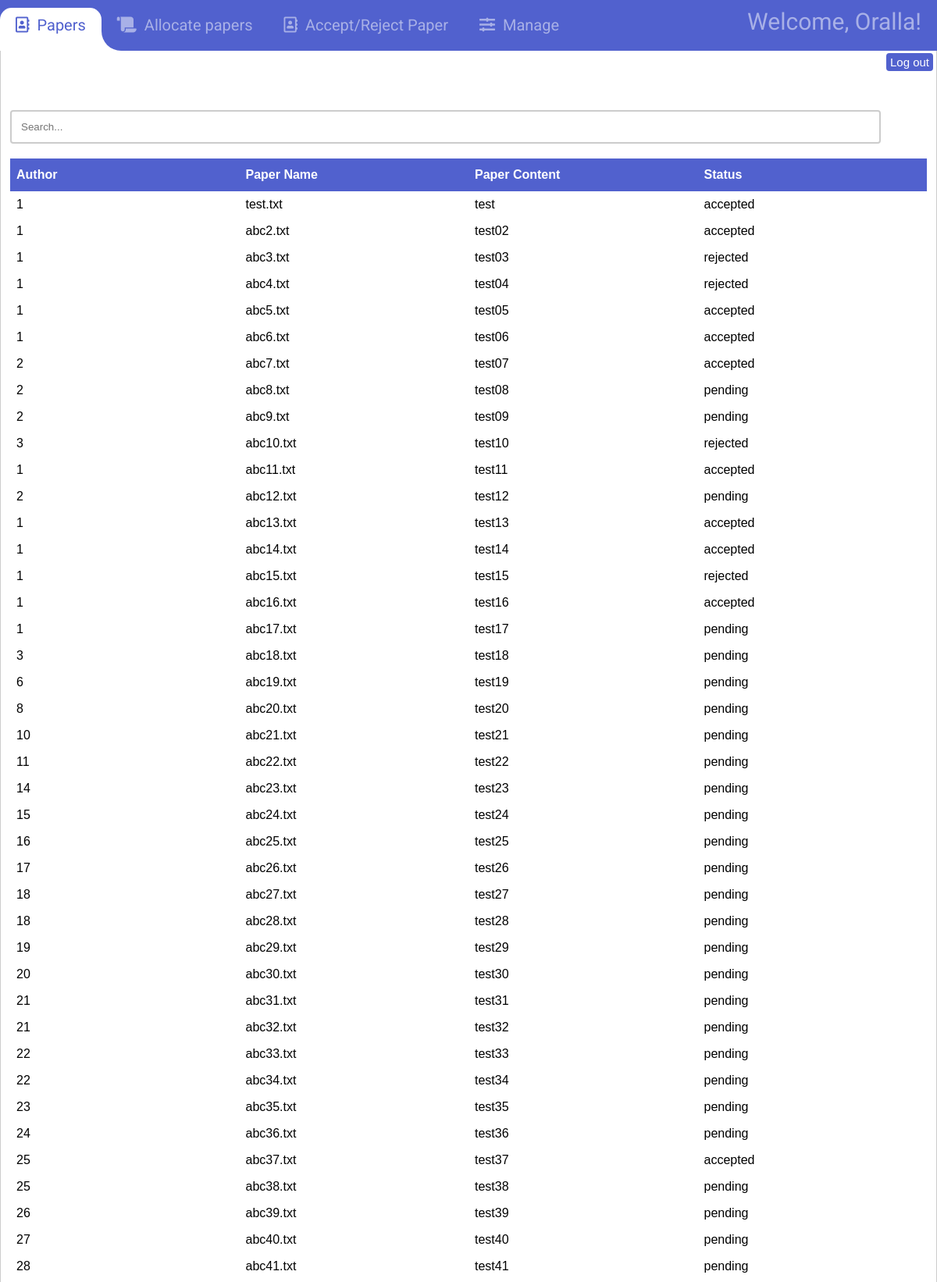
/main/ConferenceChair.php (signed in, upper part), run on the app's committed database.
### tables this page shows
CREATE TABLE `paper` (
  `paper_ID` int(11) NOT NULL AUTO_INCREMENT,
  `paper_Name` varchar(45) NOT NULL,
  `paper_Content` longtext DEFAULT NULL,
  `paper_Status` varchar(45) NOT NULL DEFAULT 'pending',
  `submitted_by_author` int(11) NOT NULL,
  `conference_chair_ID` int(11) DEFAULT NULL,
  PRIMARY KEY (`paper_ID`),
  KEY `paper_FK1_idx` (`conference_chair_ID`),
  KEY `paper_FK2_idx` (`submitted_by_author`),
  CONSTRAINT `paper_FK1` FOREIGN KEY (`conference_chair_ID`) REFERENCES `conference_chair` (`conference_chair_ID`) ON DELETE CASCADE ON UPDATE CASCADE,
  CONSTRAINT `paper_FK2` FOREIGN KEY (`submitted_by_author`) REFERENCES `author` (`author_ID`) ON DELETE CASCADE ON UPDATE CASCADE
);

### main/Entity/PaperEntity.php (called while the page is built, shortened)
<?php
    class Paper {
    function getPapers() {
        $connConfig = new Connection();
        $conn = new mysqli($connConfig->get_servername(), $connConfig->get_username(), $connConfig->get_password(), $connConfig->get_dbname());
		$query = "SELECT submitted_by_author, paper_ID, paper_Name, paper_Content, paper_Status FROM paper";
        $result = $conn->query($query);
        if ($result->num_rows > 0) {
            $row= mysqli_fetch_all($result, MYSQLI_ASSOC);
			return $row;
        }
        return false;
    }
}
?>

### main/Controller/ConferenceChairPendingPaperController.php (called while the page is built, shortened)
<?php
include_once("./Entity/PaperEntity.php");
class conferencePendingPaperController {
    function getPapers() {
        $data = new Paper();
        $row = $data->getPapers();
        return $row;
    }
}
?>

### main/ConferenceChair.php (the view, shortened to what this page needs)
<!DOCTYPE html>
<html lang="en">
<head>
  <link rel='stylesheet' href='https://cdnjs.cloudflare.com/ajax/libs/font-awesome/5.10.2/css/all.css'>
  <link rel="stylesheet" href="style/general.css">
</head>
<body>
<div id="navbar-animmenu">
    <ul class="show-dropdown main-navbar">
        <div class="hori-selector"><div class="left"></div><div class="right"></div></div>
        <li id="papersTab" class="active">
            <a href="javascript:openSegment('papers');"><i class="far fa-address-book"></i>Papers</a>
        </li>
        <li id="allocatePapersTab">
            <a href="javascript:openSegment('allocatePapers');"><i class="fas fa-scroll"></i>Allocate papers</a>
        </li>
        <li id="accept_reject_paperTab">
            <a href="javascript:openSegment('accept_reject_paper');"><i class="far fa-address-book"></i>Accept/Reject Paper</a>
        </li>
        <li id="manageTab">
            <a href="javascript:openSegment('manage');"><i class="fas fa-sliders-h"></i>Manage</a>
        </li>
        <div class="welcome">Welcome, <?php echo $_SESSION["FName"]; ?>!</div>
    </ul>
</div>
<a href="LogOut.php">
  <button class="logoutbutton" id="logoutbutton1">Log out</button>
</a>
<div id="papers" class="tabcontent" style="display:block">
  <br><br><br><br>
  <input type="text" id="paperTableSearch" onkeyup="paperTableSearch()" class="searchbar" placeholder="Search...">
  <br><br>
  <table id="paperTable">
    <thead">
      <th>Author</th>
      <th>Paper Name</th>
      <th>Paper Content</th>
      <th>Status</th>
    <tbody>
      <?php
      function getPapers() {
        include_once("Controller/ConferenceChairPendingPaperController.php");
      }
      $pending_papers = new conferencePendingPaperController();
      $fetchData = $pending_papers->getPapers();
      if (is_array($fetchData)) {
        foreach ($fetchData as $row) {
      ?>
          <tr>
            <td><?php echo $row['submitted_by_author']; ?> </td>
            <td><?php echo $row['paper_Name']; ?> </td>
            <td><?php echo $row['paper_Content']; ?> </td>
            <td><?php echo $row['paper_Status']; ?></td>
          </tr>
          <?php
        }
        } ?>
    </tbody>
  </table>
</div>
      <?php
      function cc_get_pending_paper() {
        include_once("Controller/ConferenceChairPendingPaperController.php");
      }
      ?>
        <?php
        function getARpapers() {
          include_once("Controller/ConferenceChairPendingPaperController.php");
        }
          ?>
</body>
</html>

### main/style/general.css (style rules this page uses)
body { font-family: 'Roboto', sans-serif; }
* { margin: 0; padding: 0; box-sizing: border-box; }
i { margin-right: 10px; }
button { background-color: #5161ce; color: white; padding: 12px 20px; border: none; border-radius: 4px; cursor: pointer; }
table { font-family: Arial, Helvetica, sans-serif; border-collapse: collapse; table-layout: fixed; width: 100%; }
td, th { border: 0px solid #ddd; padding: 8px; }
th { padding-top: 12px; padding-bottom: 12px; text-align: left; background-color: #5161ce; color: white; }
.tabcontent { display: none; padding: 6px 12px; border: 1px solid #ccc; border-top: none; }
.welcome { color: rgba(255,255,255,0.5); text-align: right; float: right; font-size: 30px; display: inline; padding: 0px 20px; position: relative; }
.logoutbutton { float: right; font-size: 15px; padding: 3px 5px; margin: 3px 5px 0px 0px; }
#navbar-animmenu { background: #5161ce; float: left; overflow: hidden; position: relative; padding: 10px 0px; width: 100%; }
#navbar-animmenu ul { padding: 0px; margin: 0px; }
#navbar-animmenu ul li a i { margin-right: 10px; }
#navbar-animmenu li { list-style-type: none; float: left; }
#navbar-animmenu ul li a { color: rgba(255,255,255,0.5); text-decoration: none; font-size: 20px; line-height: 45px; display: block; padding: 0px 20px; transition-duration:0.6s; transition-timing-function: cubic-bezier(0.68, -0.55, 0.265, 1.55); position: relative; }
#navbar-animmenu>ul>li.active>a { color: #5161ce; background-color: transparent; transition: all 0.7s; }
.hori-selector { display:inline-block; position:absolute; height: 100%; top: 10px; left: 0px; transition-duration:0.6s; transition-timing-function: cubic-bezier(0.68, -0.55, 0.265, 1.55); background-color: #fff; border-top-left-radius: 15px; border-top-right-radius: 15px; }
.hori-selector .right, .hori-selector .left { position: absolute; width: 25px; height: 25px; background-color: #fff; bottom: 10px; }
.hori-selector .right { right: -25px; }
.hori-selector .right:before, .hori-selector .left:before { content: ''; position: absolute; width: 50px; height: 50px; border-radius: 50%; background-color: #5161ce; }
.hori-selector .right:before { bottom: 0; right: -25px; }
.popupformcontainer input[type=email], [type=password],[type=text], select { width: 95%; padding: 12px; border: 2px solid #ccc; border-radius: 4px; resize: vertical; }
.formcontainer input[type=email], [type=password],[type=text], select { width: 95%; padding: 12px; border: 2px solid #ccc; border-radius: 4px; resize: vertical; }

### data on the page
paper: submitted_by_author "1", paper_Name "test.txt", paper_Content "test", paper_Status "accepted"
paper: submitted_by_author "1", paper_Name "abc2.txt", paper_Content "test02", paper_Status "accepted"
paper: submitted_by_author "1", paper_Name "abc3.txt", paper_Content "test03", paper_Status "rejected"
paper: submitted_by_author "1", paper_Name "abc4.txt", paper_Content "test04", paper_Status "rejected"
paper: submitted_by_author "1", paper_Name "abc5.txt", paper_Content "test05", paper_Status "accepted"
paper: submitted_by_author "1", paper_Name "abc6.txt", paper_Content "test06", paper_Status "accepted"
paper: submitted_by_author "2", paper_Name "abc7.txt", paper_Content "test07", paper_Status "accepted"
paper: submitted_by_author "2", paper_Name "abc8.txt", paper_Content "test08", paper_Status "pending"
paper: submitted_by_author "2", paper_Name "abc9.txt", paper_Content "test09", paper_Status "pending"
paper: submitted_by_author "3", paper_Name "abc10.txt", paper_Content "test10", paper_Status "rejected"
paper: submitted_by_author "1", paper_Name "abc11.txt", paper_Content "test11", paper_Status "accepted"
paper: submitted_by_author "2", paper_Name "abc12.txt", paper_Content "test12", paper_Status "pending"
paper: submitted_by_author "1", paper_Name "abc13.txt", paper_Content "test13", paper_Status "accepted"
paper: submitted_by_author "1", paper_Name "abc14.txt", paper_Content "test14", paper_Status "accepted"
paper: submitted_by_author "1", paper_Name "abc15.txt", paper_Content "test15", paper_Status "rejected"
paper: submitted_by_author "1", paper_Name "abc16.txt", paper_Content "test16", paper_Status "accepted"
paper: submitted_by_author "1", paper_Name "abc17.txt", paper_Content "test17", paper_Status "pending"
paper: submitted_by_author "3", paper_Name "abc18.txt", paper_Content "test18", paper_Status "pending"
paper: submitted_by_author "6", paper_Name "abc19.txt", paper_Content "test19", paper_Status "pending"
paper: submitted_by_author "8", paper_Name "abc20.txt", paper_Content "test20", paper_Status "pending"
paper: submitted_by_author "10", paper_Name "abc21.txt", paper_Content "test21", paper_Status "pending"
paper: submitted_by_author "11", paper_Name "abc22.txt", paper_Content "test22", paper_Status "pending"
paper: submitted_by_author "14", paper_Name "abc23.txt", paper_Content "test23", paper_Status "pending"
paper: submitted_by_author "15", paper_Name "abc24.txt", paper_Content "test24", paper_Status "pending"
paper: submitted_by_author "16", paper_Name "abc25.txt", paper_Content "test25", paper_Status "pending"
paper: submitted_by_author "17", paper_Name "abc26.txt", paper_Content "test26", paper_Status "pending"
paper: submitted_by_author "18", paper_Name "abc27.txt", paper_Content "test27", paper_Status "pending"
paper: submitted_by_author "18", paper_Name "abc28.txt", paper_Content "test28", paper_Status "pending"
paper: submitted_by_author "19", paper_Name "abc29.txt", paper_Content "test29", paper_Status "pending"
paper: submitted_by_author "20", paper_Name "abc30.txt", paper_Content "test30", paper_Status "pending"
paper: submitted_by_author "21", paper_Name "abc31.txt", paper_Content "test31", paper_Status "pending"
paper: submitted_by_author "21", paper_Name "abc32.txt", paper_Content "test32", paper_Status "pending"
paper: submitted_by_author "22", paper_Name "abc33.txt", paper_Content "test33", paper_Status "pending"
paper: submitted_by_author "22", paper_Name "abc34.txt", paper_Content "test34", paper_Status "pending"
paper: submitted_by_author "23", paper_Name "abc35.txt", paper_Content "test35", paper_Status "pending"
paper: submitted_by_author "24", paper_Name "abc36.txt", paper_Content "test36", paper_Status "pending"
paper: submitted_by_author "25", paper_Name "abc37.txt", paper_Content "test37", paper_Status "accepted"
paper: submitted_by_author "25", paper_Name "abc38.txt", paper_Content "test38", paper_Status "pending"
paper: submitted_by_author "26", paper_Name "abc39.txt", paper_Content "test39", paper_Status "pending"
paper: submitted_by_author "27", paper_Name "abc40.txt", paper_Content "test40", paper_Status "pending"
paper: submitted_by_author "28", paper_Name "abc41.txt", paper_Content "test41", paper_Status "pending"

### other printed values
$_SESSION["FName"] "Oralla"
